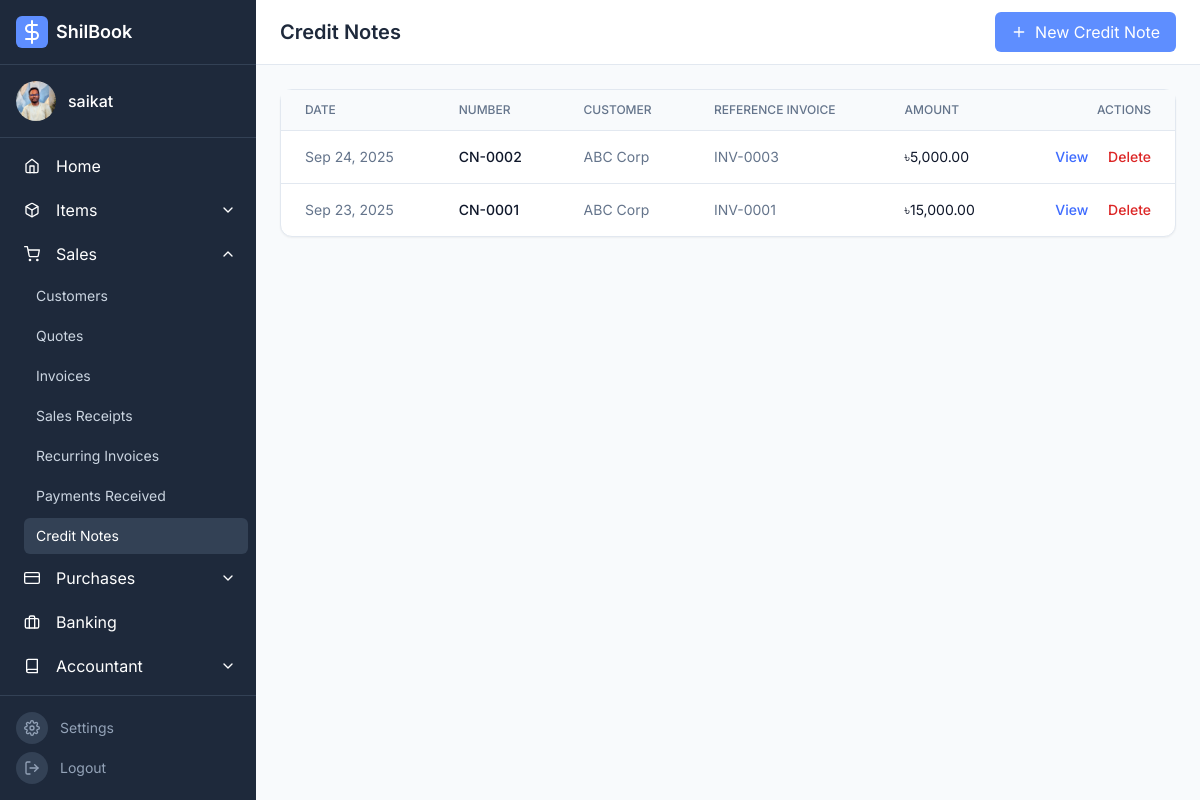
/sales/credit-notes/index.php (signed in), run on an earlier commit of the app's database.
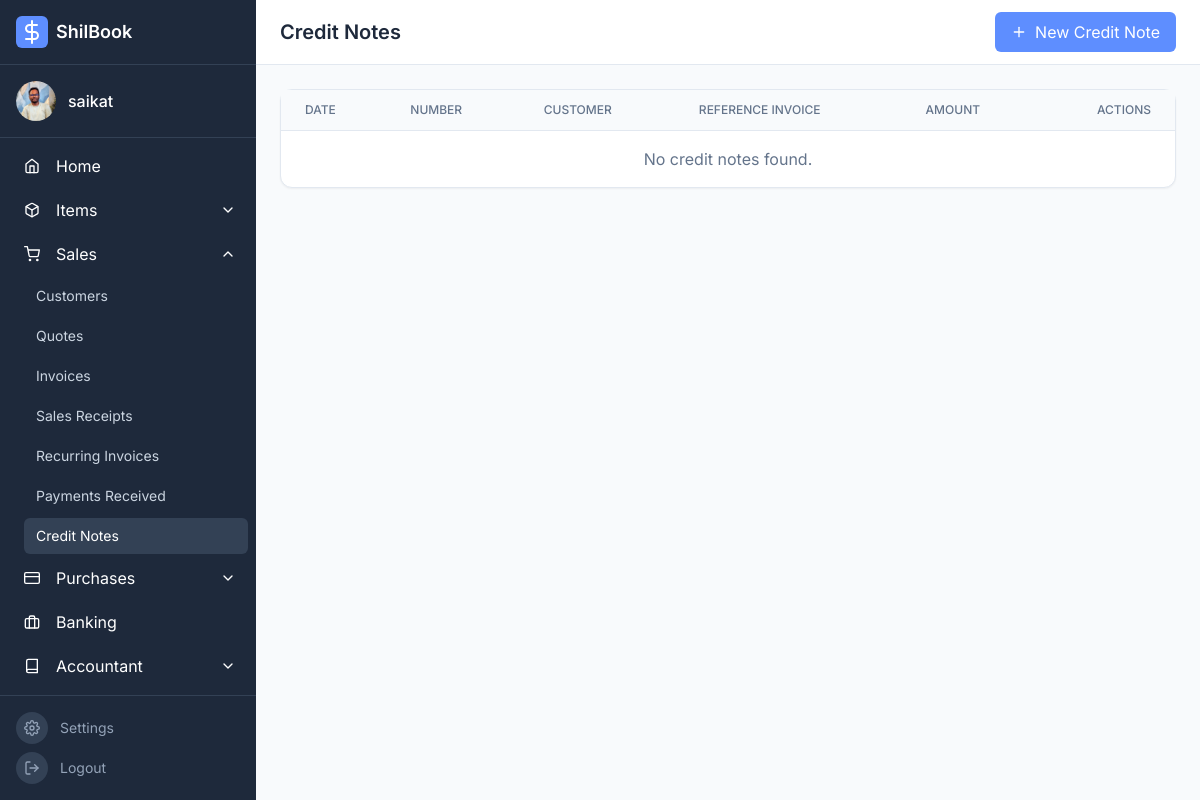
And on a later commit of the database.
### tables this page shows
CREATE TABLE `credit_notes` (
  `id` int(11) NOT NULL,
  `user_id` int(11) NOT NULL,
  `customer_id` int(11) NOT NULL,
  `invoice_id` int(11) NOT NULL,
  `credit_note_number` varchar(255) NOT NULL,
  `credit_note_date` date NOT NULL,
  `amount` decimal(10,2) NOT NULL,
  `notes` text DEFAULT NULL,
  `created_at` timestamp NOT NULL DEFAULT current_timestamp()
);

CREATE TABLE `customers` (
  `id` int(11) NOT NULL,
  `user_id` int(11) NOT NULL,
  `customer_type` enum('individual','company') NOT NULL DEFAULT 'individual',
  `name` varchar(255) NOT NULL,
  `contact_person` varchar(255) DEFAULT NULL,
  `email` varchar(255) DEFAULT NULL,
  `phone` varchar(50) DEFAULT NULL,
  `address` text DEFAULT NULL,
  `created_at` timestamp NOT NULL DEFAULT current_timestamp()
);

CREATE TABLE `invoices` (
  `id` int(11) NOT NULL,
  `user_id` int(11) NOT NULL,
  `customer_id` int(11) NOT NULL,
  `invoice_number` varchar(255) NOT NULL,
  `invoice_date` date NOT NULL,
  `due_date` date NOT NULL,
  `tax_rate_id` int(11) DEFAULT NULL,
  `subtotal` decimal(10,2) NOT NULL DEFAULT 0.00,
  `tax` decimal(10,2) NOT NULL DEFAULT 0.00,
  `total` decimal(10,2) NOT NULL DEFAULT 0.00,
  `amount_paid` decimal(10,2) NOT NULL DEFAULT 0.00,
  `notes` text DEFAULT NULL,
  `status` enum('draft','sent','paid','overdue') NOT NULL DEFAULT 'draft',
  `created_at` timestamp NOT NULL DEFAULT current_timestamp()
);

### sales/credit-notes/index.php (the view, shortened to what this page needs)
<?php
require_once '../../config.php';
$userId = $_SESSION['user_id'];
$sql = "SELECT
            cn.*,
            c.name AS customer_name,
            i.invoice_number
        FROM credit_notes cn
        JOIN customers c ON cn.customer_id = c.id
        LEFT JOIN invoices i ON cn.invoice_id = i.id
        WHERE cn.user_id = :user_id
        ORDER BY cn.credit_note_date DESC";
$stmt = $pdo->prepare($sql);
$stmt->execute(['user_id' => $userId]);
$credit_notes = $stmt->fetchAll(PDO::FETCH_ASSOC);
require_once '../../partials/header.php';
require_once '../../partials/sidebar.php';
?>
<div class="flex-1 flex flex-col overflow-hidden">
    <header class="bg-white border-b border-macgray-200 py-3 px-6 flex items-center justify-between">
        <h1 class="text-xl font-semibold text-macgray-800">Credit Notes</h1>
        <a href="<?php echo BASE_PATH; ?>sales/credit-notes/create.php" class="px-4 py-2 bg-macblue-500 text-white rounded-md hover:bg-macblue-600 flex items-center space-x-2">
            <i data-feather="plus" class="w-4 h-4"></i>
            <span>New Credit Note</span>
        </a>
    </header>
    <main class="content-area flex-1 overflow-y-auto p-6 bg-macgray-50">
        <div class="max-w-7xl mx-auto">
            <div class="bg-white rounded-xl shadow-sm border border-macgray-200">
                <div class="overflow-x-auto">
                    <table class="min-w-full divide-y divide-macgray-200">
                        <thead class="bg-macgray-50">
                            <tr>
                                <th class="px-6 py-3 text-left text-xs font-medium text-macgray-500 uppercase">Date</th>
                                <th class="px-6 py-3 text-left text-xs font-medium text-macgray-500 uppercase">Number</th>
                                <th class="px-6 py-3 text-left text-xs font-medium text-macgray-500 uppercase">Customer</th>
                                <th class="px-6 py-3 text-left text-xs font-medium text-macgray-500 uppercase">Reference Invoice</th>
                                <th class="px-6 py-3 text-left text-xs font-medium text-macgray-500 uppercase">Amount</th>
                                <th class="px-6 py-3 text-right text-xs font-medium text-macgray-500 uppercase">Actions</th>
                            </tr>
                        </thead>
                        <tbody class="divide-y divide-macgray-200">
                             <?php if (empty($credit_notes)): ?>
                                <tr><td colspan="6" class="px-6 py-4 text-center text-macgray-500">No credit notes found.</td></tr>
                            <?php else: ?>
                                <?php foreach ($credit_notes as $cn): ?>
                                    <tr>
                                        <td class="px-6 py-4 whitespace-nowrap text-sm text-macgray-500"><?php echo htmlspecialchars(date("M d, Y", strtotime($cn['credit_note_date']))); ?></td>
                                        <td class="px-6 py-4 whitespace-nowrap text-sm font-medium text-macgray-900"><?php echo htmlspecialchars($cn['credit_note_number']); ?></td>
                                        <td class="px-6 py-4 whitespace-nowrap text-sm text-macgray-500"><?php echo htmlspecialchars($cn['customer_name']); ?></td>
                                        <td class="px-6 py-4 whitespace-nowrap text-sm text-macgray-500"><?php echo htmlspecialchars($cn['invoice_number'] ?? 'N/A'); ?></td>
                                        <td class="px-6 py-4 whitespace-nowrap text-sm text-macgray-900">৳<?php echo htmlspecialchars(number_format($cn['amount'], 2)); ?></td>
                                        <td class="px-6 py-4 whitespace-nowrap text-right text-sm font-medium">
                                            <a href="view.php?id=<?php echo $cn['id']; ?>" class="text-macblue-600 hover:text-macblue-900">View</a>
                                            <a href="index.php?action=delete&id=<?php echo $cn['id']; ?>" class="text-red-600 hover:text-red-900 ml-4" onclick="return confirm('Are you sure? This will reverse the credit on the linked invoice.');">Delete</a>
                                        </td>
                                    </tr>
                                <?php endforeach; ?>
                            <?php endif; ?>
                        </tbody>
                    </table>
                </div>
            </div>
        </div>
    </main>
</div>
<?php require_once '../../partials/footer.php'; ?>

What changed in the data, as far as the page shows it:
removed credit_notes: credit_note_date "Sep 24, 2025", credit_note_number "CN-0002", customer.name "ABC Corp", invoice.invoice_number "INV-0003", amount "5,000.00"
removed credit_notes: credit_note_date "Sep 23, 2025", credit_note_number "CN-0001", customer.name "ABC Corp", invoice.invoice_number "INV-0001", amount "15,000.00"
Also different on the page:
text now shown: "No credit notes found."
